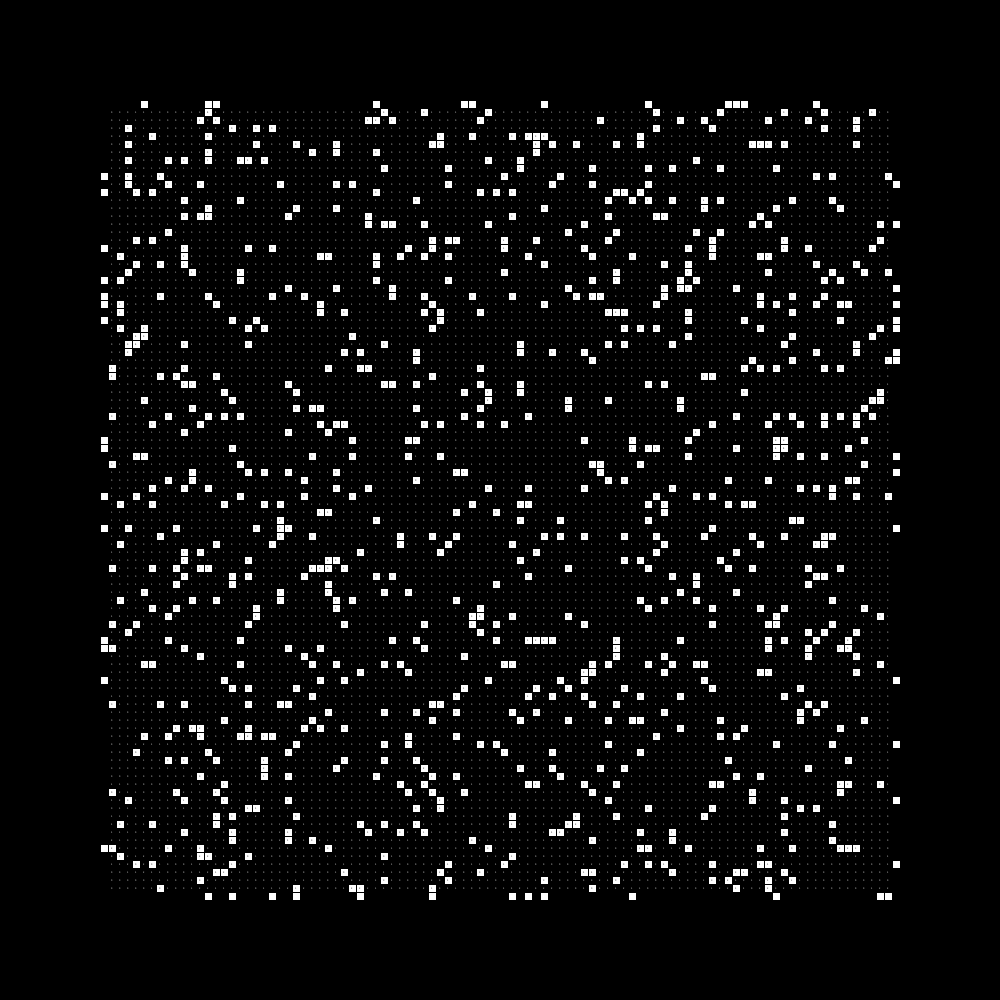
Frame 1 (no input)
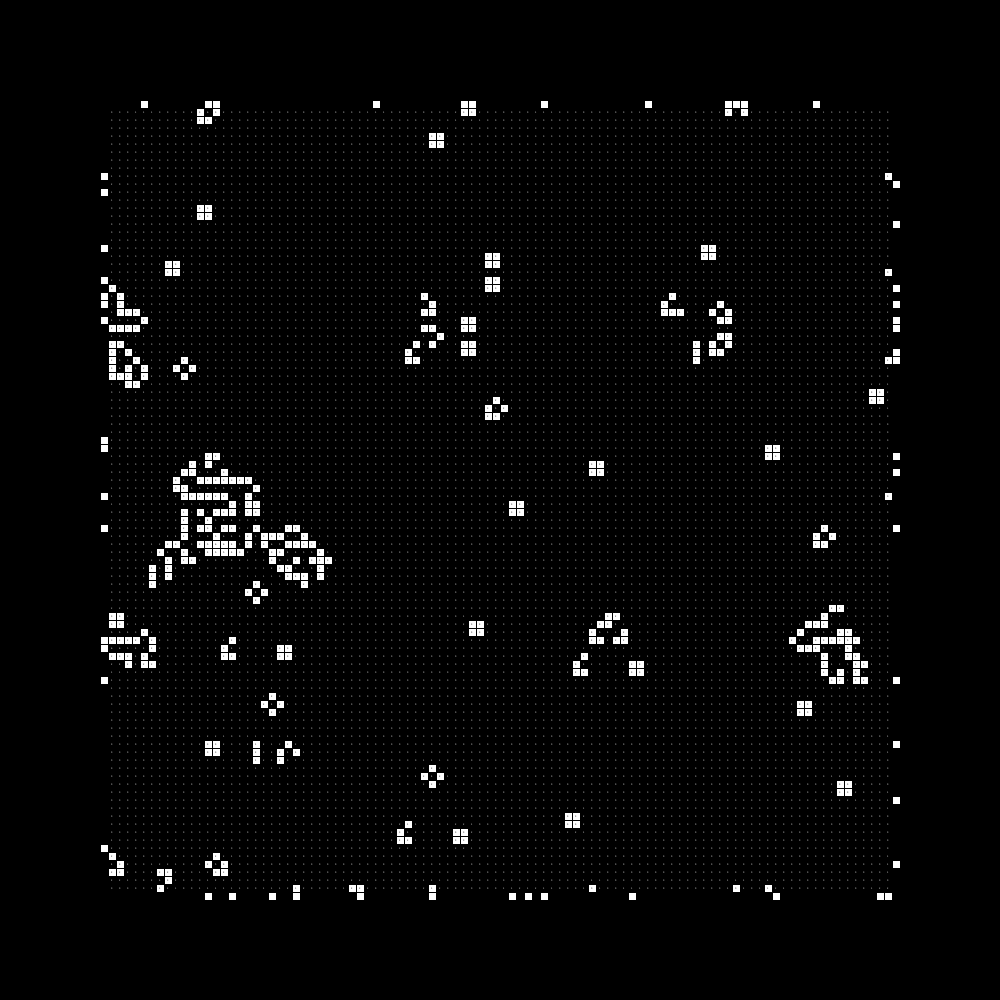
Frame 60 (the mouse pressed at the canvas centre just before this capture)
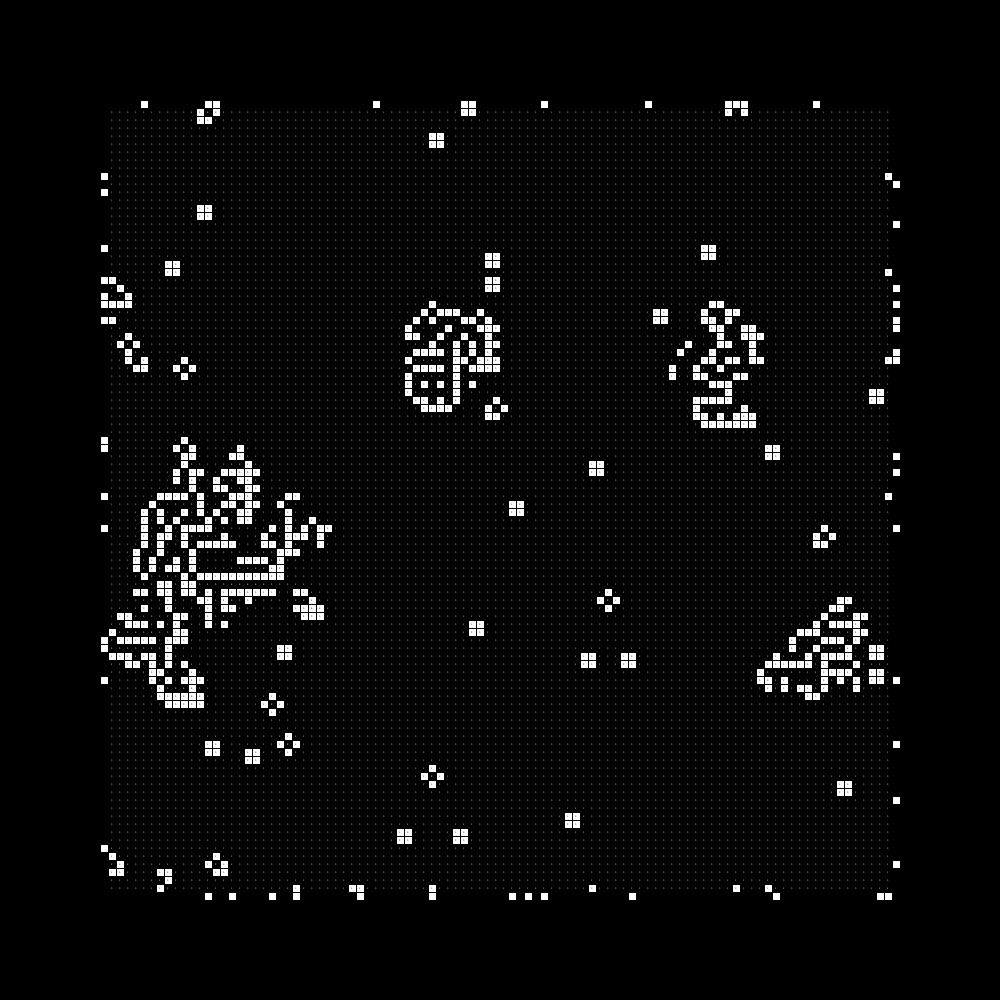
Frame 120 (the mouse held since frame 60 and released just before this capture)

The Processing sketch that drew these frames (run headless with seeded random() and noise(); from frame 60 on, the mouse is pressed at the canvas centre):

// Processing sketch: GameOfLifeSimple2
// ── GameOfLifeSimple2.pde
int s, offset, refreshEvery;
float w, initRate;
boolean[][] gameboard;
boolean showNeighbourCount;

void setup() {
  size(1000, 1000);
  s = 100;
  offset = 100;
  w = (1000 - 2*offset)/s;
  gameboard = new boolean[s][s];
  initGameboard();
  textAlign(CENTER);
  textSize(w/3);
  initRate = 0.2;
  showNeighbourCount = true;
  refreshEvery = 5;
}

void draw() {
  background(0);

  //draw in the board
  for (int i = 0; i < s; i++) {
    for (int j = 0; j < s; j++) {
      int fillCol = (gameboard[i][j]) ? 255 : 0;
      stroke(0);
      fill(fillCol);
      rect(offset + i*w, offset + j*w, w, w);
      
      //if showNeighbourCount true...
      if (showNeighbourCount) {
        if (((i == 0) || (i == s - 1) || (j == 0) || (j == s - 1 ))) { //if on the edge
          continue;
        } else {
          int textFillCol = (gameboard[i][j]) ? 0 : 255;
          fill(textFillCol);
          int livingNeighbourCount = countLivingNeighbours(i, j);
          text(str(livingNeighbourCount), offset + w/2 + i*w, offset + w/2 + w/6 + j*w );
        }
      }
    }
  }
  // every 100th frame
  if (frameCount%refreshEvery == 0) {
    //init new board and copy all the values over to overwrite
    boolean[][] nextBoard = new boolean[s][s];
    arrayCopy(gameboard, nextBoard); //copy over all values
    for (int i = 1; i < s - 2; i++) {
      for (int j = 1; j < s - 2; j++) {
        nextBoard[i][j] = isAliveNextRound(gameboard[i][j], i, j) ; //overwrite values
      }
    }
    gameboard = nextBoard; //overwrite gameboard
  }
}

boolean isAliveNextRound(boolean isAlive, int row, int column) {
  int livingNeighbourCount = countLivingNeighbours(row, column);
  if (!isAlive) {
    if (livingNeighbourCount == 3) {
      return true;
    } else {
      return false;
    }
  } else if (((livingNeighbourCount < 2) || (livingNeighbourCount > 3))) {
    return false;
  } else {
    return true;
  }
}

int countLivingNeighbours(int row, int column) {
  int count = 0;
  for (int i = -1; i < 2; i++) {
    for (int j = -1; j < 2; j++) {
      if (gameboard[row+i][column+j]) {
        count ++;
      }
    }
  }
  if (gameboard[row][column]) {
    count --;
  }
  return count;
}

void initGameboard() {
  for (int i = 0; i < s; i++) {
    for (int j = 0; j < s; j++) {
      boolean isAlive = (random(1) < 0.1);
      gameboard[i][j] = isAlive;
      //print("The value at ("+i+", "+j+") is " + str(isAlive)+"\n");
    }
  }
}
